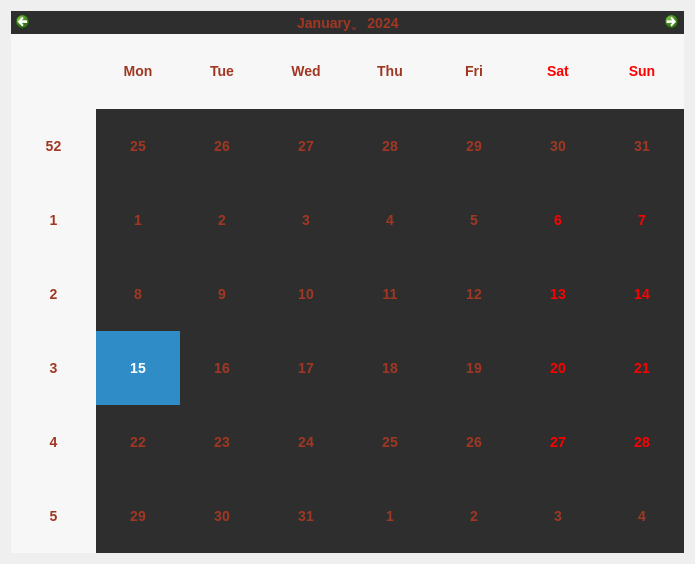
<?xml version="1.0" encoding="UTF-8"?>
<ui version="4.0">
 <class>Dialog</class>
 <widget class="QDialog" name="Dialog">
  <property name="geometry">
   <rect>
    <x>0</x>
    <y>0</y>
    <width>695</width>
    <height>564</height>
   </rect>
  </property>
  <property name="windowTitle">
   <string>Dialog</string>
  </property>
  <layout class="QVBoxLayout" name="verticalLayout">
   <item>
    <widget class="QCalendarWidget" name="calendarWidget">
     <property name="styleSheet">
      <string notr="true">
        background-color: #2e2e2e;
        color: #A13722;
        font-size: 14px;
    
    QCalendarWidget QToolButton 
        color: #ffaa00;
        font-weight: bold;
    
    QCalendarWidget QMenu 
        background-color: #3e3e3e;
    
    QCalendarWidget QSpinBox 
        background-color: #404040;
        color: #A13722;
    </string>
     </property>
    </widget>
   </item>
  </layout>
 </widget>
 <resources/>
 <connections/>
</ui>
